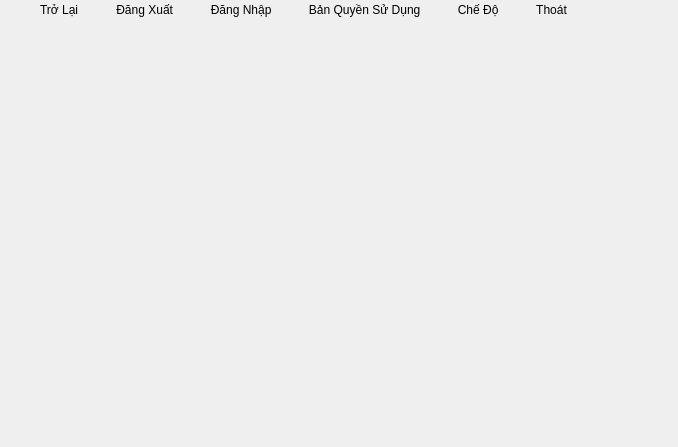
<?xml version="1.0" encoding="utf-8"?>
<ui version="4.0">
	<class>NavbarClass</class>
	<widget class="QWidget" name="NavbarClass">
		<property name="geometry">
			<rect>
				<x>0</x>
				<y>0</y>
				<width>678</width>
				<height>447</height>
			</rect>
		</property>
		<property name="windowTitle">
			<string>Navbar</string>
		</property>
		<widget class="QWidget" name="horizontalLayoutWidget">
			<property name="geometry">
				<rect>
					<x>10</x>
					<y>0</y>
					<width>601</width>
					<height>31</height>
				</rect>
			</property>
			<layout class="QHBoxLayout" name="horizontalLayout">
				<property name="spacing">
					<number>0</number>
				</property>
				<property name="leftMargin">
					<number>0</number>
				</property>
				<property name="topMargin">
					<number>0</number>
				</property>
				<item>
					<widget class="QToolButton" name="backButton">
						<property name="styleSheet">
							<string notr="true">
								QToolButton {
								border: none;
								padding: 3px;
								}

								QToolButton:hover {
								background: qlineargradient(spread:pad, x1:0, y1:0, x2:0, y2:1,
								stop:0 #d3d3d3, stop:0.5 #d3d3d3, stop:1 #ffffff);
								border-top: 1px solid white;
								border-right: 1px solid #999;
								border-bottom: 1px solid #999;
								border-left: none;
								}

								QToolButton:pressed {
								background: qlineargradient(spread:pad, x1:0, y1:0, x2:0, y2:1,
								stop:0 #ffffff, stop:0.5 #ffffff, stop:1 #d3d3d3);
								border-bottom: 1px solid white;
								border-left: 1px solid #999;
								border-top: 1px solid #999;
								border-right: none;
								}
							</string>
						</property>
						<property name="text">
							<string> Trở Lại</string>
						</property>
						<property name="icon">
							<iconset>
								<normaloff>../../Images/arrow.png</normaloff>../../Images/arrow.png
							</iconset>
						</property>
						<property name="autoRaise">
							<bool>false</bool>
						</property>
					</widget>
				</item>
				<item>
					<widget class="QToolButton" name="logoutButton">
						<property name="styleSheet">
							<string notr="true">
								QToolButton {
								border: none;
								padding: 3px;
								}

								QToolButton:hover {
								background: qlineargradient(spread:pad, x1:0, y1:0, x2:0, y2:1,
								stop:0 #d3d3d3, stop:0.5 #d3d3d3, stop:1 #ffffff);
								border-top: 1px solid white;
								border-right: 1px solid #999;
								border-bottom: 1px solid #999;
								border-left: none;
								}

								QToolButton:pressed {
								background: qlineargradient(spread:pad, x1:0, y1:0, x2:0, y2:1,
								stop:0 #ffffff, stop:0.5 #ffffff, stop:1 #d3d3d3);
								border-bottom: 1px solid white;
								border-left: 1px solid #999;
								border-top: 1px solid #999;
								border-right: none;
								}
							</string>
						</property>
						<property name="text">
							<string> Đăng Xuất</string>
						</property>
						<property name="icon">
							<iconset>
								<normaloff>../../Images/user-logout.png</normaloff>../../Images/user-logout.png
							</iconset>
						</property>
						<property name="autoRaise">
							<bool>false</bool>
						</property>
					</widget>
				</item>
				<item>
					<widget class="QToolButton" name="loginButton">
						<property name="styleSheet">
							<string notr="true">
								QToolButton {
								border: none;
								padding: 3px;
								}

								QToolButton:hover {
								background: qlineargradient(spread:pad, x1:0, y1:0, x2:0, y2:1,
								stop:0 #d3d3d3, stop:0.5 #d3d3d3, stop:1 #ffffff);
								border-top: 1px solid white;
								border-right: 1px solid #999;
								border-bottom: 1px solid #999;
								border-left: none;
								}

								QToolButton:pressed {
								background: qlineargradient(spread:pad, x1:0, y1:0, x2:0, y2:1,
								stop:0 #ffffff, stop:0.5 #ffffff, stop:1 #d3d3d3);
								border-bottom: 1px solid white;
								border-left: 1px solid #999;
								border-top: 1px solid #999;
								border-right: none;
								}
							</string>
						</property>
						<property name="text">
							<string> Đăng Nhập</string>
						</property>
						<property name="icon">
							<iconset>
								<normaloff>../../Images/login_icon.png</normaloff>../../Images/login_icon.png
							</iconset>
						</property>
						<property name="autoRaise">
							<bool>false</bool>
						</property>
					</widget>
				</item>
				<item>
					<widget class="QToolButton" name="copyrightButton">
						<property name="styleSheet">
							<string notr="true">
								QToolButton {
								border: none;
								padding: 3px;
								}

								QToolButton:hover {
								background: qlineargradient(spread:pad, x1:0, y1:0, x2:0, y2:1,
								stop:0 #d3d3d3, stop:0.5 #d3d3d3, stop:1 #ffffff);
								border-top: 1px solid white;
								border-right: 1px solid #999;
								border-bottom: 1px solid #999;
								border-left: none;
								}

								QToolButton:pressed {
								background: qlineargradient(spread:pad, x1:0, y1:0, x2:0, y2:1,
								stop:0 #ffffff, stop:0.5 #ffffff, stop:1 #d3d3d3);
								border-bottom: 1px solid white;
								border-left: 1px solid #999;
								border-top: 1px solid #999;
								border-right: none;
								}
							</string>
						</property>
						<property name="text">
							<string> Bản Quyền Sử Dụng</string>
						</property>
						<property name="icon">
							<iconset>
								<normaloff>../../Images/license.png</normaloff>../../Images/license.png
							</iconset>
						</property>
					</widget>
				</item>
				<item>
					<widget class="QToolButton" name="modeButton">
						<property name="styleSheet">
							<string notr="true">
								QToolButton {
								border: none;
								padding: 3px;
								}

								QToolButton:hover {
								background: qlineargradient(spread:pad, x1:0, y1:0, x2:0, y2:1,
								stop:0 #d3d3d3, stop:0.5 #d3d3d3, stop:1 #ffffff);
								border-top: 1px solid white;
								border-right: 1px solid #999;
								border-bottom: 1px solid #999;
								border-left: none;
								}

								QToolButton:pressed {
								background: qlineargradient(spread:pad, x1:0, y1:0, x2:0, y2:1,
								stop:0 #ffffff, stop:0.5 #ffffff, stop:1 #d3d3d3);
								border-bottom: 1px solid white;
								border-left: 1px solid #999;
								border-top: 1px solid #999;
								border-right: none;
								}
							</string>
						</property>
						<property name="text">
							<string> Chế Độ</string>
						</property>
						<property name="icon">
							<iconset>
								<normaloff>../../Images/mode.png</normaloff>../../Images/mode.png
							</iconset>
						</property>
					</widget>
				</item>
				<item>
					<widget class="QToolButton" name="exitButton">
						<property name="styleSheet">
							<string notr="true">
								QToolButton {
								border: none;
								padding: 3px;
								}

								QToolButton:hover {
								background: qlineargradient(spread:pad, x1:0, y1:0, x2:0, y2:1,
								stop:0 #d3d3d3, stop:0.5 #d3d3d3, stop:1 #ffffff);
								border-top: 1px solid white;
								border-right: 1px solid #999;
								border-bottom: 1px solid #999;
								border-left: none;
								}

								QToolButton:pressed {
								background: qlineargradient(spread:pad, x1:0, y1:0, x2:0, y2:1,
								stop:0 #ffffff, stop:0.5 #ffffff, stop:1 #d3d3d3);
								border-bottom: 1px solid white;
								border-left: 1px solid #999;
								border-top: 1px solid #999;
								border-right: none;
								}
							</string>
						</property>
						<property name="text">
							<string> Thoát</string>
						</property>
						<property name="icon">
							<iconset>
								<normaloff>../../Images/power.png</normaloff>../../Images/power.png
							</iconset>
						</property>
					</widget>
				</item>
			</layout>
		</widget>
		<widget class="QWidget" name="horizontalLayoutWidget_2">
			<property name="geometry">
				<rect>
					<x>610</x>
					<y>0</y>
					<width>60</width>
					<height>31</height>
				</rect>
			</property>
			<layout class="QHBoxLayout" name="horizontalLayout_2">
				<property name="spacing">
					<number>0</number>
				</property>
				<item>
					<widget class="QToolButton" name="toolButton_2">
						<property name="styleSheet">
							<string notr="true">
								QToolButton {
								border: none;
								padding: 3px;
								}

								QToolButton:hover {
								background: qlineargradient(spread:pad, x1:0, y1:0, x2:0, y2:1,
								stop:0 #d3d3d3, stop:0.5 #d3d3d3, stop:1 #ffffff);
								border-top: 1px solid white;
								border-right: 1px solid #999;
								border-bottom: 1px solid #999;
								border-left: none;
								}

								QToolButton:pressed {
								background: qlineargradient(spread:pad, x1:0, y1:0, x2:0, y2:1,
								stop:0 #ffffff, stop:0.5 #ffffff, stop:1 #d3d3d3);
								border-bottom: 1px solid white;
								border-left: 1px solid #999;
								border-top: 1px solid #999;
								border-right: none;
								}
							</string>
						</property>
						<property name="text">
							<string>...</string>
						</property>
						<property name="icon">
							<iconset>
								<normaloff>../../Images/introduction.png</normaloff>../../Images/introduction.png
							</iconset>
						</property>
					</widget>
				</item>
				<item>
					<widget class="QToolButton" name="toolButton">
						<property name="styleSheet">
							<string notr="true">
								QToolButton {
								border: none;
								padding: 3px;
								}

								QToolButton:hover {
								background: qlineargradient(spread:pad, x1:0, y1:0, x2:0, y2:1,
								stop:0 #d3d3d3, stop:0.5 #d3d3d3, stop:1 #ffffff);
								border-top: 1px solid white;
								border-right: 1px solid #999;
								border-bottom: 1px solid #999;
								border-left: none;
								}

								QToolButton:pressed {
								background: qlineargradient(spread:pad, x1:0, y1:0, x2:0, y2:1,
								stop:0 #ffffff, stop:0.5 #ffffff, stop:1 #d3d3d3);
								border-bottom: 1px solid white;
								border-left: 1px solid #999;
								border-top: 1px solid #999;
								border-right: none;
								}
							</string>
						</property>
						<property name="text">
							<string>...</string>
						</property>
						<property name="icon">
							<iconset>
								<normaloff>../../Images/question.png</normaloff>../../Images/question.png
							</iconset>
						</property>
					</widget>
				</item>
			</layout>
		</widget>
	</widget>
	<layoutdefault spacing="6" margin="11"/>
	<tabstops>
		<tabstop>logoutButton</tabstop>
		<tabstop>copyrightButton</tabstop>
		<tabstop>modeButton</tabstop>
		<tabstop>exitButton</tabstop>
	</tabstops>
	<resources/>
	<connections/>
</ui>
